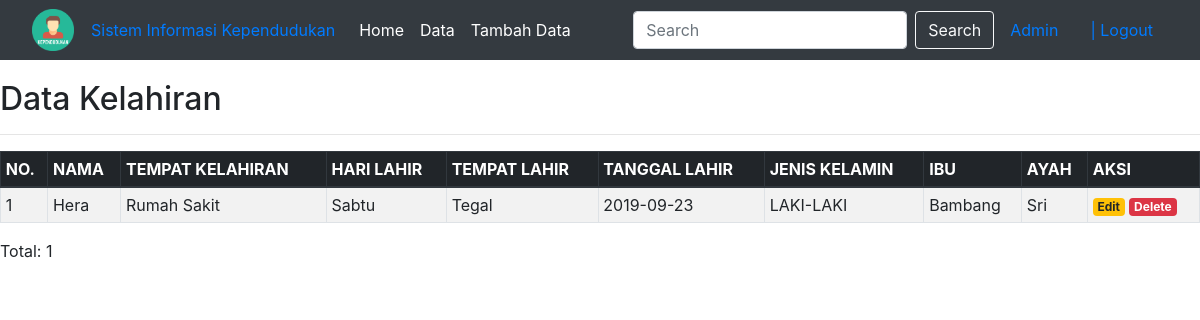
Page /admin/list_kelahiran.php on the committed database.
### tables this page shows
CREATE TABLE `data_kelahiran` (
  `id` int(11) NOT NULL,
  `nama` varchar(30) NOT NULL,
  `tempat_kelahiran` varchar(12) NOT NULL,
  `hari_lahir` varchar(6) NOT NULL,
  `tempat_lahir` varchar(12) NOT NULL,
  `tanggal_lahir` date NOT NULL,
  `jenis_kelamin` varchar(9) NOT NULL,
  `ayah` varchar(25) NOT NULL,
  `ibu` varchar(25) NOT NULL
);

### admin/list_kelahiran.php (the view, shortened to what this page needs)
<?php
include('../config.php');
?>
<!DOCTYPE html>
<html>
<head>
	<link rel="stylesheet" href="https://stackpath.bootstrapcdn.com/bootstrap/4.1.3/css/bootstrap.min.css">
</head>
<body>
	<nav class="navbar navbar-expand-md navbar-dark bg-dark">
		<div class="container-fluid">
    <img  alt="Penduduk" src="Kependudukan.png" width="42px" style="margin: 1px;padding: 0px color:white;">
    <a href="../main_menu.php" class="nav-item nav-link">Sistem Informasi Kependudukan</a>
    <div class="collapse navbar-collapse" id="navbarCollapse">
        <div class="navbar-nav">
            <a href="index.php" class="nav-item nav-link active">Home</a>
            <a href="data.php" class="nav-item nav-link active">Data</a>
                        <a href="tambah_data.php" class="nav-item nav-link active">Tambah Data</a>
        </div>
        <form class="form-inline ml-auto">
            <input type="text" class="form-control mr-sm-2" placeholder="Search">
            <button type="submit" class="btn btn-outline-light">Search</button>
        </form>
        <a href="#" class="nav-item nav-link">Admin</a>
        <a href="form_login.php" class="nav-item nav-link">| Logout</a>
    </div>
</nav>
	<div class="previous" style="margin-top:20px">
		<h2>Data Kelahiran</h2>
		<hr>
		<table class="table table-striped table-hover table-sm table-bordered">
			<thead class="thead-dark">
				<tr>
					<th>NO.</th>
					<th>NAMA</th>
					<th>TEMPAT KELAHIRAN</th>
					<th>HARI LAHIR</th>
					<th>TEMPAT LAHIR</th>
					<th>TANGGAL LAHIR</th>
					<th>JENIS KELAMIN</th>
					<th>IBU</th>
					<th>AYAH</th>
					<th>AKSI</th>
				</tr>
			</thead>
			<tbody>
				<?php
				$sql = mysqli_query($koneksi, "SELECT * FROM data_kelahiran ORDER BY id DESC") or die(mysqli_error($koneksi));
				if(mysqli_num_rows($sql) > 0){
					$no = 1;
					while($data = mysqli_fetch_assoc($sql)){
						echo '
						<tr>
							<td>'.$no.'</td>
							<td>'.$data['nama'].'</td>
							<td>'.$data['tempat_kelahiran'].'</td>
							<td>'.$data['hari_lahir'].'</td>
							<td>'.$data['tempat_lahir'].'</td>
							<td>'.$data['tanggal_lahir'].'</td>
							<td>'.$data['jenis_kelamin'].'</td>
							<td>'.$data['ayah'].'</td>
							<td>'.$data['ibu'].'</td>
							<td>
								<a href="edit_kelahiran.php?id='.$data['id'].'" class="badge badge-warning">Edit</a>
								<a href="delete_kelahiran.php?id='.$data['id'].'" class="badge badge-danger" onclick="return confirm(\'Yakin ingin menghapus data ini?\')">Delete</a>
							</td>
						</tr>
						';
						$no++;
					}
				}else{
					echo '
					<tr>
						<td colspan="6">Tidak ada data.</td>
					</tr>
					';
				}
				?>
		</table>
		<p>Total: <?php echo mysqli_num_rows($sql) ?></p>
	</div>
</body>
</html>

### rows in the picture
data_kelahiran: nama "Hera", tempat_kelahiran "Rumah Sakit", hari_lahir "Sabtu", tempat_lahir "Tegal", tanggal_lahir "2019-09-23", jenis_kelamin "LAKI-LAKI", ayah "Bambang", ibu "Sri"

### other values in the picture
mysqli_num_rows($sql) "1"
